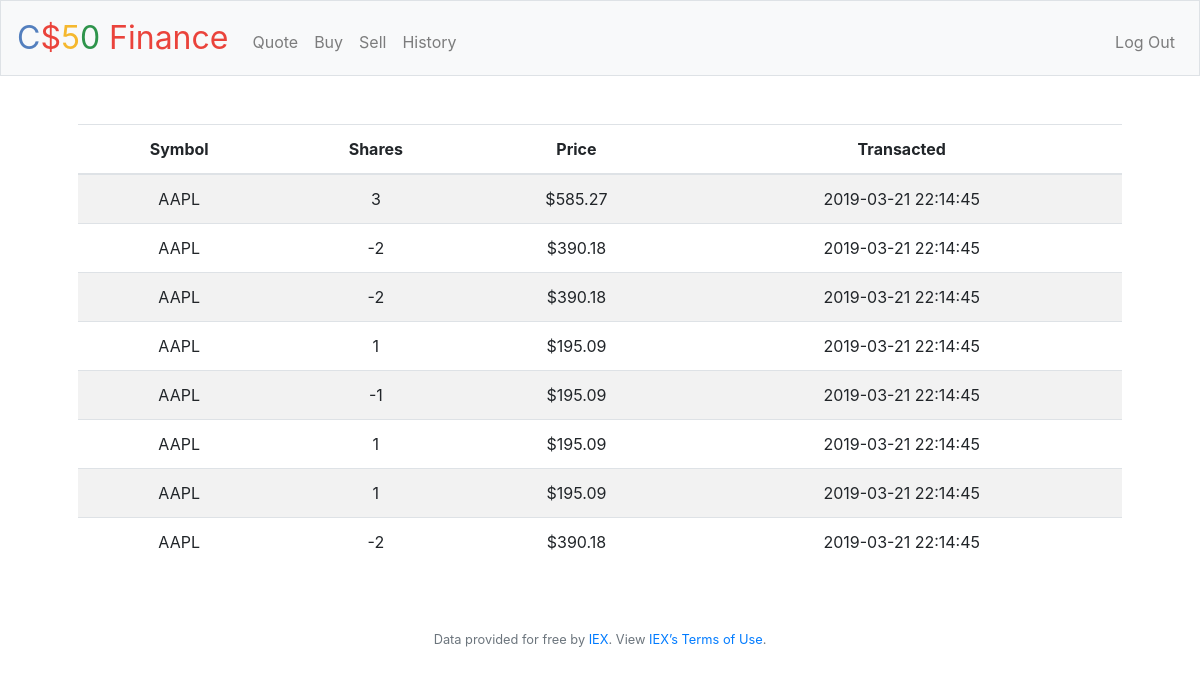
Page /history (signed in) on the committed database.
### tables this page shows
CREATE TABLE 'transactions' ('Symbol' varchar(255), 'Company' varchar(255), 'Shares' integer,'pps' real, 'Total' real, 'user_id' INTEGER,'timestamp' timestamp DEFAULT CURRENT_TIMESTAMP  );

### application.py (the view)
@app.route("/history")
@login_required
def history():
    transactions = db.execute(
        "SELECT Symbol, Shares, pps, timestamp FROM transactions WHERE user_id = :user_id ORDER BY timestamp ASC", user_id=session["user_id"])
    return render_template("history.html", transactions=transactions)

### application.py (called while the page is built)
@app.after_request
def after_request(response):
    response.headers["Cache-Control"] = "no-cache, no-store, must-revalidate"
    response.headers["Expires"] = 0
    response.headers["Pragma"] = "no-cache"
    return response

### helpers.py (called while the page is built)
def login_required(f):
    @wraps(f)
    def decorated_function(*args, **kwargs):
        if session.get("user_id") is None:
            return redirect("/login")
        return f(*args, **kwargs)
    return decorated_function

def usd(value):
    return f"${value:,.2f}"

### templates/history.html (shortened to what this page needs)
{% extends "layout.html" %}
{% block main %}
    <table class="table table-striped">
        <thead>
            <tr>
                <th>Symbol</th>
                <th>Shares</th>
                <th>Price</th>
                <th>Transacted</th>
            </tr>
        </thead>
        <tbody>
            {% for transaction in transactions %}
                <tr>
                    <td>{{ transaction.Symbol }}</td>
                    <td>{{ transaction.Shares }}</td>
                    <td>{{ (transaction.Shares * transaction.pps) | abs | usd }}</td>
                    <td>{{ transaction.timestamp }}</td>
                </tr>
            {% endfor %}
        </tbody>
    </table>
{% endblock %}

### rows in the picture
transactions: (transaction.Shares*transaction.pps)|abs|usd "$585.27"
transactions: (transaction.Shares*transaction.pps)|abs|usd "$390.18"
transactions: (transaction.Shares*transaction.pps)|abs|usd "$390.18"
transactions: (transaction.Shares*transaction.pps)|abs|usd "$195.09"
transactions: (transaction.Shares*transaction.pps)|abs|usd "$195.09"
transactions: (transaction.Shares*transaction.pps)|abs|usd "$195.09"
transactions: (transaction.Shares*transaction.pps)|abs|usd "$195.09"
transactions: (transaction.Shares*transaction.pps)|abs|usd "$390.18"
